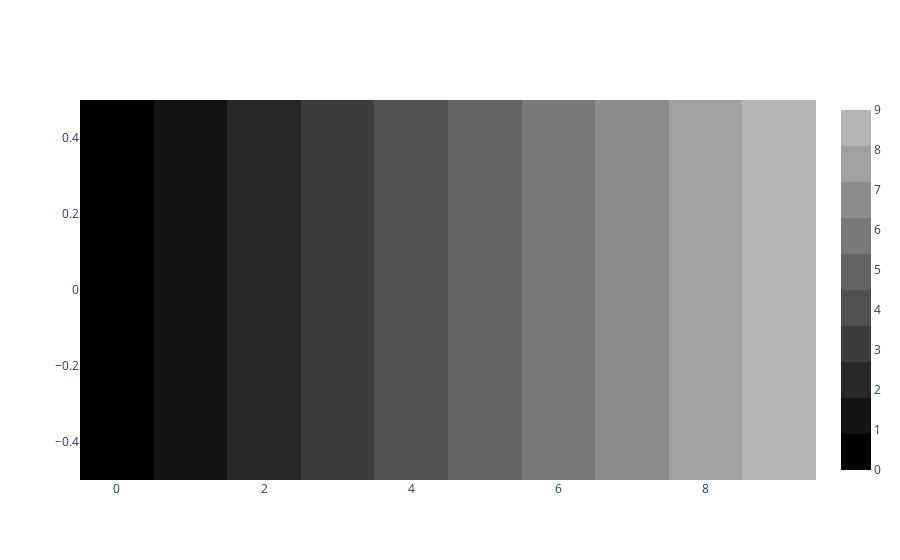

The notebook cell this image was saved under:
### Code cell
fig = go.Figure()

fig.add_trace(go.Heatmap(
    z=[[0, 1, 2, 3, 4, 5, 6, 7, 8, 9]],
    colorscale=[
        # Let first 10% (0.1) of the values have color rgb(0, 0, 0)
        [0, "rgb(0, 0, 0)"],
        [0.1, "rgb(0, 0, 0)"],

        # Let values between 10-20% of the min and max of z
        # have color rgb(20, 20, 20)
        [0.1, "rgb(20, 20, 20)"],
        [0.2, "rgb(20, 20, 20)"],

        # Values between 20-30% of the min and max of z
        # have color rgb(40, 40, 40)
        [0.2, "rgb(40, 40, 40)"],
        [0.3, "rgb(40, 40, 40)"],

        [0.3, "rgb(60, 60, 60)"],
        [0.4, "rgb(60, 60, 60)"],

        [0.4, "rgb(80, 80, 80)"],
        [0.5, "rgb(80, 80, 80)"],

        [0.5, "rgb(100, 100, 100)"],
        [0.6, "rgb(100, 100, 100)"],

        [0.6, "rgb(120, 120, 120)"],
        [0.7, "rgb(120, 120, 120)"],

        [0.7, "rgb(140, 140, 140)"],
        [0.8, "rgb(140, 140, 140)"],

        [0.8, "rgb(160, 160, 160)"],
        [0.9, "rgb(160, 160, 160)"],

        [0.9, "rgb(180, 180, 180)"],
        [1.0, "rgb(180, 180, 180)"]
    ],
    colorbar=dict(
        tick0=0,
        dtick=1
    )
))

fig.show()

### Figure 1 — Plotly figure (JSON) as saved in the notebook; plotly's stock layout.template omitted (floating-point values rounded to 4 significant figures)
{"data": [{"colorbar": {"dtick": 1, "tick0": 0}, "colorscale": [[0, "rgb(0, 0, 0)"], [0.1, "rgb(0, 0, 0)"], [0.1, "rgb(20, 20, 20)"], [0.2, "rgb(20, 20, 20)"], [0.2, "rgb(40, 40, 40)"], [0.3, "rgb(40, 40, 40)"], [0.3, "rgb(60, 60, 60)"], [0.4, "rgb(60, 60, 60)"], [0.4, "rgb(80, 80, 80)"], [0.5, "rgb(80, 80, 80)"], [0.5, "rgb(100, 100, 100)"], [0.6, "rgb(100, 100, 100)"], [0.6, "rgb(120, 120, 120)"], [0.7, "rgb(120, 120, 120)"], [0.7, "rgb(140, 140, 140)"], [0.8, "rgb(140, 140, 140)"], [0.8, "rgb(160, 160, 160)"], [0.9, "rgb(160, 160, 160)"], [0.9, "rgb(180, 180, 180)"], [1, "rgb(180, 180, 180)"]], "type": "heatmap", "z": [[0, 1, 2, 3, 4, 5, 6, 7, 8, 9]]}], "layout": {"autosize": true, "xaxis": {"autorange": true, "range": [-0.5, 9.5]}, "yaxis": {"autorange": true, "range": [-0.5, 0.5]}}}
